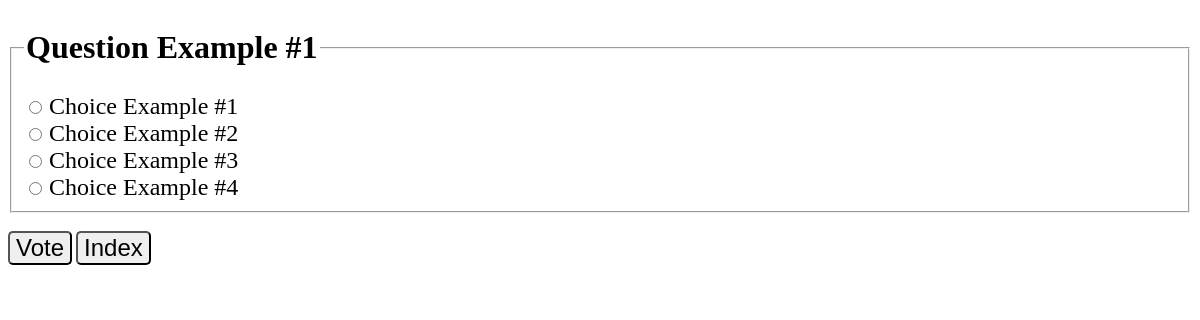
The page /polls/22/ on the database its author committed.
### polls/models.py (models this page shows, shortened)
class Question(models.Model):
    question_text=models.CharField(max_length=200)
    pub_date=models.DateTimeField("date published")

class Choice(models.Model):
    question=models.ForeignKey(Question,on_delete=models.CASCADE)
    choice_text=models.CharField(max_length=200)
    votes=models.IntegerField(default=0)

### polls/views.py (the view)
# urls.py: path("<int:pk>/", views.DetailView.as_view(), name="detail"),
class DetailView(generic.DetailView):
    model=Question
    template_name="polls/detail.html"

### polls/templates/polls/detail.html (shortened to what this page needs)
{% load static %}
<link rel="stylesheet" href="{% static 'polls/style.css' %}">
<!DOCTYPE html>
<html lang="en">
<head>
</head>
<body>
    <form action="{% url 'polls:vote' question.id %}" method="post">
        <fieldset>
            <legend><h1>{{ question.question_text }}</h1></legend>
            {% for choice in question.choice_set.all %}
                <input type="radio" name="choice" id="choice{{forloop.counter}}" value="{{choice.id}}">
                <label for="choice{{ forloop.counter}}">{{choice.choice_text}}</label><br>
                {% endfor %}
        </fieldset>
        <br>
        <button type="submit">Vote</button>
        <button type="button" onclick="window.location.href='{% url 'polls:index' %}'" >Index</button>
    </form>
</body>
</html>

### polls/static/polls/style.css (style rules this page uses)
button { border-radius: 5px; cursor: pointer; font-size: x-large; }
input { font-size: x-large; }
label { font-size: x-large; }

### rows shown on the page
Question: question_text "Question Example #1"
Choice: choice_text "Choice Example #1"
Choice: choice_text "Choice Example #2"
Choice: choice_text "Choice Example #3"
Choice: choice_text "Choice Example #4"
